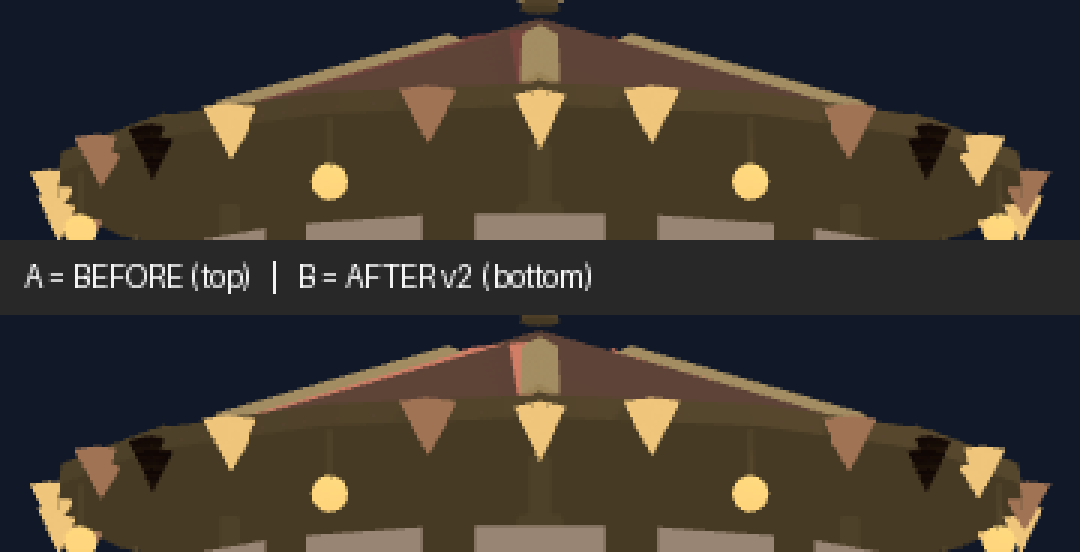
#> input picture agents/arthur/reviews/hero-assets/polish-299-carousel-seamtracery/night-cone-ab-v3.png, 1080 x 552 px; the run also reads 1 picture not shown here
$ python polish299-crop.py night-cone-ab-v3.png night-cone-ab.png out.png
#> lines starting #> are read from the running program, lines starting #| are printed output that depends on the picture
import sys
from PIL import Image, ImageDraw
# Crop the night cone band from before and after-v2, stack for direct A/B.
band = (300, 178, 660, 258)  # x0,y0,x1,y1 — cone band rows incl. valance edge
a = Image.open(sys.argv[1]).convert('RGB').crop(band)
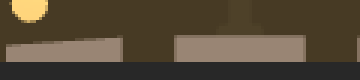
#> a: PIL image 360x80 RGB; mean R, G, B 85.2, 73.1, 55.4
b = Image.open(sys.argv[2]).convert('RGB').crop(band)
w, h = a.size
#> w = 360; h = 80
out = Image.new('RGB', (w, h*2 + 24), (0, 0, 0))
#> out: PIL image 360x184 RGB; every value is 0
out.paste(a, (0, 0))
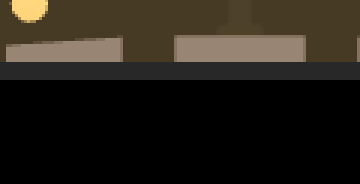
#> out: PIL image 360x184 RGB; mean R, G, B 37, 31.8, 24.1
out.paste(b, (0, h + 24))
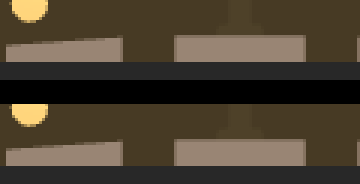
#> out: PIL image 360x184 RGB; mean R, G, B 74.1, 63.5, 48.2
d = ImageDraw.Draw(out)
d.rectangle([0, h, w, h+24], fill=(40, 40, 40))
d.text((8, h + 6), "A = BEFORE (top)   |   B = AFTER v2 (bottom)", fill=(255, 255, 255))
out = out.resize((w*3, (h*2+24)*3), Image.NEAREST)
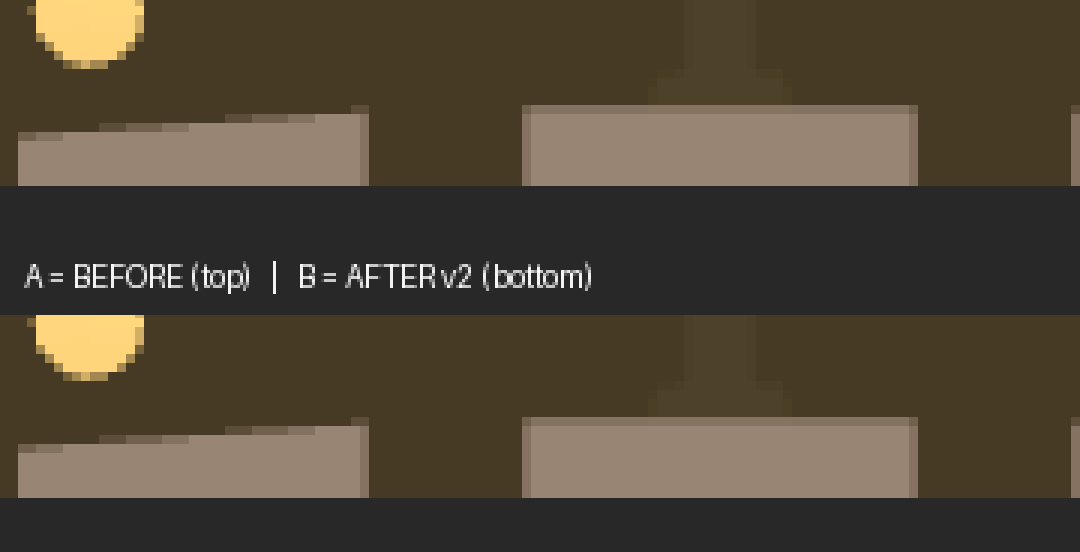
#> out: PIL image 1080x552 RGB; mean R, G, B 80.4, 69.9, 54.7
out.save(sys.argv[3])
print(f"saved {sys.argv[3]} {out.size}")
#| saved out.png (1080, 552)
